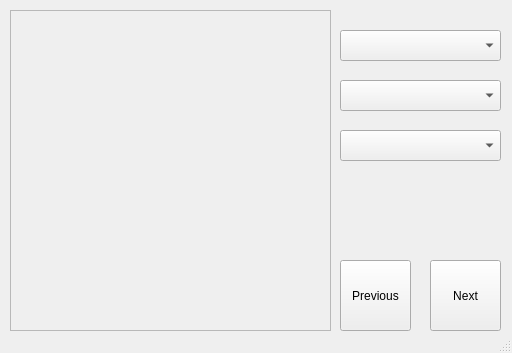
<?xml version="1.0" encoding="UTF-8"?>
<ui version="4.0">
 <class>GalleryWindow</class>
 <widget class="QMainWindow" name="GalleryWindow">
  <property name="geometry">
   <rect>
    <x>0</x>
    <y>0</y>
    <width>512</width>
    <height>353</height>
   </rect>
  </property>
  <property name="windowTitle">
   <string>Gallery Window</string>
  </property>
  <widget class="QWidget" name="centralwidget">
   <widget class="QPushButton" name="next_button">
    <property name="geometry">
     <rect>
      <x>430</x>
      <y>260</y>
      <width>71</width>
      <height>71</height>
     </rect>
    </property>
    <property name="text">
     <string>Next</string>
    </property>
   </widget>
   <widget class="QPushButton" name="previous_button">
    <property name="geometry">
     <rect>
      <x>340</x>
      <y>260</y>
      <width>71</width>
      <height>71</height>
     </rect>
    </property>
    <property name="text">
     <string>Previous</string>
    </property>
   </widget>
   <widget class="QComboBox" name="coin_catalog_year_dropbox">
    <property name="geometry">
     <rect>
      <x>340</x>
      <y>30</y>
      <width>161</width>
      <height>31</height>
     </rect>
    </property>
   </widget>
   <widget class="QFrame" name="image_frame">
    <property name="geometry">
     <rect>
      <x>10</x>
      <y>10</y>
      <width>321</width>
      <height>321</height>
     </rect>
    </property>
    <property name="frameShape">
     <enum>QFrame::StyledPanel</enum>
    </property>
    <property name="frameShadow">
     <enum>QFrame::Raised</enum>
    </property>
   </widget>
   <widget class="QComboBox" name="coin_catalog_country_dropbox">
    <property name="geometry">
     <rect>
      <x>340</x>
      <y>80</y>
      <width>161</width>
      <height>31</height>
     </rect>
    </property>
   </widget>
   <widget class="QComboBox" name="coin_catalog_name_dropbox">
    <property name="geometry">
     <rect>
      <x>340</x>
      <y>130</y>
      <width>161</width>
      <height>31</height>
     </rect>
    </property>
   </widget>
  </widget>
  <widget class="QStatusBar" name="statusbar"/>
 </widget>
 <resources/>
 <connections/>
</ui>
